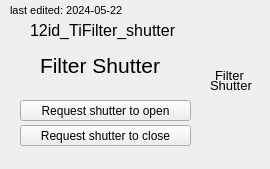
<?xml version="1.0" encoding="UTF-8"?>
<ui version="4.0">
 <class>Form</class>
 <widget class="caFrame" name="Form">
  <property name="geometry">
   <rect>
    <x>0</x>
    <y>0</y>
    <width>270</width>
    <height>169</height>
   </rect>
  </property>
  <property name="windowTitle">
   <string>Form</string>
  </property>
  <widget class="QLabel" name="label_35">
   <property name="geometry">
    <rect>
     <x>210</x>
     <y>75</y>
     <width>51</width>
     <height>21</height>
    </rect>
   </property>
   <property name="font">
    <font>
     <pointsize>10</pointsize>
    </font>
   </property>
   <property name="styleSheet">
    <string notr="true">color: rgb(0, 0, 0)</string>
   </property>
   <property name="text">
    <string>&lt;html&gt;&lt;head/&gt;&lt;body&gt;&lt;p&gt; Shutter&lt;/p&gt;&lt;/body&gt;&lt;/html&gt;</string>
   </property>
  </widget>
  <widget class="caPolyLine" name="caPolygon_11">
   <property name="geometry">
    <rect>
     <x>213</x>
     <y>95</y>
     <width>35</width>
     <height>60</height>
    </rect>
   </property>
   <property name="foreground">
    <color>
     <red>184</red>
     <green>184</green>
     <blue>188</blue>
    </color>
   </property>
   <property name="linestyle" stdset="0">
    <enum>caPolyLine::Solid</enum>
   </property>
   <property name="lineSize">
    <number>2</number>
   </property>
   <property name="lineColor">
    <color>
     <red>0</red>
     <green>0</green>
     <blue>0</blue>
    </color>
   </property>
   <property name="xyPairs" stdset="0">
    <string>0,47;35,60;35,11;0,0;0,47</string>
   </property>
   <property name="fillstyle" stdset="0">
    <enum>caPolyLine::Filled</enum>
   </property>
   <property name="polystyle" stdset="0">
    <enum>caPolyLine::Polygon</enum>
   </property>
   <property name="visibility">
    <enum>caPolyLine::IfNotZero</enum>
   </property>
   <property name="channel" stdset="0">
    <string>12idcUSX:pmm01:reg01:bo01</string>
   </property>
  </widget>
  <widget class="caPolyLine" name="caPolygon_7">
   <property name="geometry">
    <rect>
     <x>220</x>
     <y>120</y>
     <width>20</width>
     <height>28</height>
    </rect>
   </property>
   <property name="foreground">
    <color>
     <red>255</red>
     <green>0</green>
     <blue>0</blue>
    </color>
   </property>
   <property name="linestyle" stdset="0">
    <enum>caPolyLine::Solid</enum>
   </property>
   <property name="lineSize">
    <number>2</number>
   </property>
   <property name="lineColor">
    <color>
     <red>255</red>
     <green>0</green>
     <blue>0</blue>
    </color>
   </property>
   <property name="xyPairs" stdset="0">
    <string>0,22;20,28;20,5;0,0;0,22</string>
   </property>
   <property name="fillstyle" stdset="0">
    <enum>caPolyLine::Filled</enum>
   </property>
   <property name="polystyle" stdset="0">
    <enum>caPolyLine::Polygon</enum>
   </property>
   <property name="visibility">
    <enum>caPolyLine::IfNotZero</enum>
   </property>
   <property name="channel" stdset="0">
    <string>12idcUSX:pmm01:reg01:bo01</string>
   </property>
  </widget>
  <widget class="QLabel" name="label_33">
   <property name="geometry">
    <rect>
     <x>215</x>
     <y>65</y>
     <width>41</width>
     <height>21</height>
    </rect>
   </property>
   <property name="font">
    <font>
     <pointsize>10</pointsize>
    </font>
   </property>
   <property name="styleSheet">
    <string notr="true">color: rgb(0, 0, 0)</string>
   </property>
   <property name="text">
    <string>&lt;html&gt;&lt;head/&gt;&lt;body&gt;&lt;p&gt;Filter &lt;/p&gt;&lt;/body&gt;&lt;/html&gt;</string>
   </property>
  </widget>
  <widget class="caPolyLine" name="caPolygon_3">
   <property name="geometry">
    <rect>
     <x>220</x>
     <y>100</y>
     <width>20</width>
     <height>28</height>
    </rect>
   </property>
   <property name="foreground">
    <color>
     <red>0</red>
     <green>216</green>
     <blue>0</blue>
    </color>
   </property>
   <property name="linestyle" stdset="0">
    <enum>caPolyLine::Solid</enum>
   </property>
   <property name="lineSize">
    <number>2</number>
   </property>
   <property name="lineColor">
    <color>
     <red>0</red>
     <green>216</green>
     <blue>0</blue>
    </color>
   </property>
   <property name="xyPairs" stdset="0">
    <string>0,22;20,28;20,5;0,0;0,22</string>
   </property>
   <property name="fillstyle" stdset="0">
    <enum>caPolyLine::Filled</enum>
   </property>
   <property name="polystyle" stdset="0">
    <enum>caPolyLine::Polygon</enum>
   </property>
   <property name="visibility">
    <enum>caPolyLine::IfNotZero</enum>
   </property>
   <property name="channel" stdset="0">
    <string>12idcUSX:pmm01:reg01:bo01</string>
   </property>
  </widget>
  <widget class="QLabel" name="label_55">
   <property name="geometry">
    <rect>
     <x>40</x>
     <y>50</y>
     <width>131</width>
     <height>32</height>
    </rect>
   </property>
   <property name="font">
    <font>
     <pointsize>16</pointsize>
     <weight>75</weight>
     <bold>true</bold>
    </font>
   </property>
   <property name="styleSheet">
    <string notr="true">color:rgb(0, 0, 0)</string>
   </property>
   <property name="text">
    <string>&lt;html&gt;&lt;head/&gt;&lt;body&gt;&lt;p&gt;&lt;span style=&quot; font-weight:400;&quot;&gt;Filter Shutter&lt;/span&gt;&lt;/p&gt;&lt;/body&gt;&lt;/html&gt;</string>
   </property>
  </widget>
  <widget class="caMessageButton" name="camessagebutton_9">
   <property name="geometry">
    <rect>
     <x>20</x>
     <y>125</y>
     <width>171</width>
     <height>21</height>
    </rect>
   </property>
   <property name="text">
    <string>Request shutter to close</string>
   </property>
   <property name="channel" stdset="0">
    <string notr="true">12idb:BioEnc2B3</string>
   </property>
   <property name="foreground">
    <color>
     <red>255</red>
     <green>255</green>
     <blue>255</blue>
    </color>
   </property>
   <property name="background">
    <color>
     <red>0</red>
     <green>0</green>
     <blue>140</blue>
    </color>
   </property>
  </widget>
  <widget class="caMessageButton" name="camessagebutton_4">
   <property name="geometry">
    <rect>
     <x>20</x>
     <y>100</y>
     <width>171</width>
     <height>21</height>
    </rect>
   </property>
   <property name="text">
    <string>Request shutter to open</string>
   </property>
   <property name="channel" stdset="0">
    <string notr="true">12idb:BioEnc2B3</string>
   </property>
   <property name="foreground">
    <color>
     <red>255</red>
     <green>255</green>
     <blue>255</blue>
    </color>
   </property>
   <property name="background">
    <color>
     <red>0</red>
     <green>0</green>
     <blue>140</blue>
    </color>
   </property>
  </widget>
  <widget class="caLabel" name="caLabel_4">
   <property name="geometry">
    <rect>
     <x>10</x>
     <y>-10</y>
     <width>421</width>
     <height>41</height>
    </rect>
   </property>
   <property name="font">
    <font>
     <pointsize>8</pointsize>
    </font>
   </property>
   <property name="text">
    <string>&lt;html&gt;&lt;head/&gt;&lt;body&gt;&lt;p&gt;last edited: 2024-05-22&lt;/p&gt;&lt;/body&gt;&lt;/html&gt;</string>
   </property>
   <property name="alignment">
    <set>Qt::AlignAbsolute|Qt::AlignLeading|Qt::AlignLeft|Qt::AlignVCenter</set>
   </property>
   <property name="fontScaleMode">
    <enum>ESimpleLabel::WidthAndHeight</enum>
   </property>
   <property name="foreground">
    <color>
     <red>0</red>
     <green>0</green>
     <blue>0</blue>
    </color>
   </property>
   <property name="background">
    <color alpha="0">
     <red>0</red>
     <green>0</green>
     <blue>0</blue>
    </color>
   </property>
   <property name="frameShape">
    <enum>QFrame::NoFrame</enum>
   </property>
  </widget>
  <widget class="caLabel" name="caLabel_3">
   <property name="geometry">
    <rect>
     <x>30</x>
     <y>20</y>
     <width>200</width>
     <height>21</height>
    </rect>
   </property>
   <property name="font">
    <font>
     <pointsize>12</pointsize>
    </font>
   </property>
   <property name="text">
    <string>12id_TiFilter_shutter</string>
   </property>
   <property name="textFormat">
    <enum>Qt::PlainText</enum>
   </property>
   <property name="alignment">
    <set>Qt::AlignAbsolute|Qt::AlignLeading|Qt::AlignLeft|Qt::AlignVCenter</set>
   </property>
   <property name="fontScaleMode">
    <enum>ESimpleLabel::WidthAndHeight</enum>
   </property>
   <property name="foreground">
    <color>
     <red>0</red>
     <green>0</green>
     <blue>0</blue>
    </color>
   </property>
   <property name="background">
    <color alpha="0">
     <red>0</red>
     <green>0</green>
     <blue>0</blue>
    </color>
   </property>
   <property name="frameShape">
    <enum>QFrame::NoFrame</enum>
   </property>
  </widget>
 </widget>
 <customwidgets>
  <customwidget>
   <class>caMessageButton</class>
   <extends>QPushButton</extends>
   <header>caMessageButton</header>
  </customwidget>
  <customwidget>
   <class>caFrame</class>
   <extends>QFrame</extends>
   <header>caFrame</header>
   <container>1</container>
  </customwidget>
  <customwidget>
   <class>caLabel</class>
   <extends>QLabel</extends>
   <header>caLabel</header>
  </customwidget>
  <customwidget>
   <class>caPolyLine</class>
   <extends>QWidget</extends>
   <header>caPolyLine</header>
  </customwidget>
 </customwidgets>
 <resources/>
 <connections/>
</ui>
